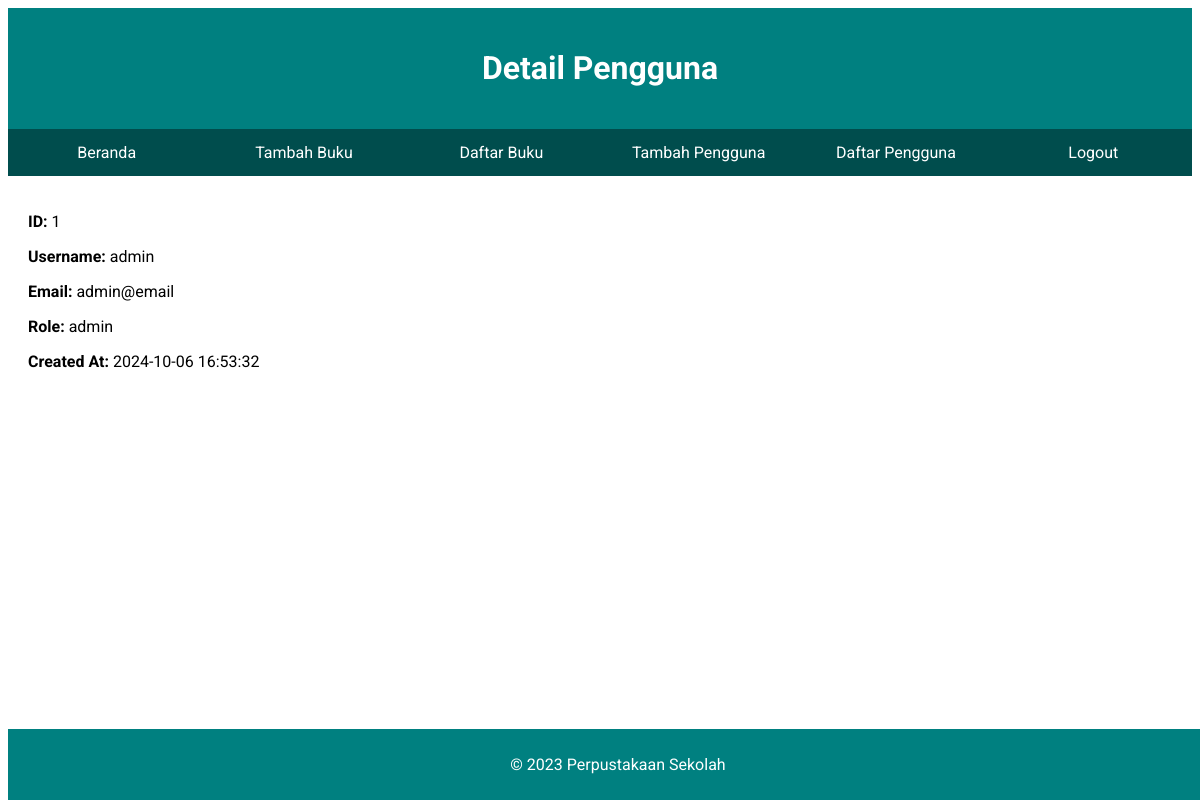
The page /admin/view_user.php?id=1 (signed in) on the database its author committed.
### tables this page shows
CREATE TABLE `users` (
  `id` int(11) NOT NULL,
  `username` varchar(50) NOT NULL,
  `email` varchar(100) NOT NULL,
  `password` varchar(255) NOT NULL,
  `role` enum('admin','peminjam') NOT NULL,
  `created_at` timestamp NOT NULL DEFAULT current_timestamp()
);

### admin/view_user.php (the view, shortened to what this page needs)
<?php
include '../config/db.php';
$id = $_GET['id'];
$query = "SELECT * FROM users WHERE id='$id'";
$result = $conn->query($query);
if ($result->num_rows == 1) {
    $user = $result->fetch_assoc();
} else {
    echo "<script>alert('Pengguna tidak ditemukan!'); window.location='list_user.php';</script>";
}
?>
<!DOCTYPE html>
<html lang="id">
<head>
    <link rel="stylesheet" href="../assets/css/style.css">
</head>
<body>
    <div class="header">
        <h1>Detail Pengguna</h1>
    </div>
    <div class="navbar">
        <a href="admin_dashboard.php">Beranda</a>
        <a href="add_book.php">Tambah Buku</a>
        <a href="view_book.php">Daftar Buku</a>
        <a href="add_user.php">Tambah Pengguna</a>
        <a href="list_user.php">Daftar Pengguna</a>
        <a href="logout.php">Logout</a>
    </div>
    <div class="container">
        <p><strong>ID:</strong> <?php echo $user['id']; ?></p>
        <p><strong>Username:</strong> <?php echo htmlspecialchars($user['username']); ?></p>
        <p><strong>Email:</strong> <?php echo htmlspecialchars($user['email']); ?></p>
        <p><strong>Role:</strong> <?php echo $user['role']; ?></p>
        <p><strong>Created At:</strong> <?php echo $user['created_at']; ?></p>
    </div>
    <div class="footer">
        <p>&copy; 2023 Perpustakaan Sekolah</p>
    </div>
</body>
</html>

### assets/css/style.css (style rules this page uses)
body { font-family: 'Roboto', sans-serif; background-color: #ffffff; }
.header { background-color: #008080; color: #fff; padding: 20px; text-align: center; }
.navbar { display: flex; background-color: #004d4d; overflow: hidden; }
.navbar a { flex: 1; color: #fff; text-align: center; padding: 14px 0; text-decoration: none; transition: background-color 0.3s ease; }
.container { padding: 20px; }
.footer { background-color: #008080; color: #fff; text-align: center; padding: 10px; position: fixed; bottom: 0; width: 100%; }
a { text-decoration: none; }

### rows shown on the page
users: id "1", username "admin", email "admin@email", role "admin", created_at "2024-10-06 16:53:32"
